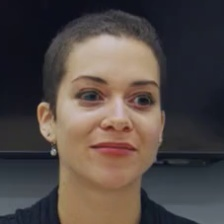
#> input picture backend/data/train_dataset_test/fake/fake_DeepFakeDetection_01_02__meeting_serious__YVGY8LOK_f00000.jpg, 224 x 224 px
$ python -i forensic_fallback.py   (imports and definitions only)   (older library calls are emulated)
#> lines starting #> are read from the running program, lines starting #| are printed output that depends on the picture; after the words box and inside, x2 and y2 are one past the last pixel; in counts of white or black regions, pixels touching at a corner belong together
#> further down, picture is the input picture: shape (224, 224, 3); mean B, G, R 68.7, 71.9, 81.2
### backend/app/core/config.py
import os
from functools import lru_cache
from pathlib import Path

from dotenv import load_dotenv

BACKEND_ROOT = Path(__file__).resolve().parents[2]
load_dotenv(BACKEND_ROOT / ".env")


class Settings:
    APP_NAME: str = os.getenv("APP_NAME", "DeepShield AI Pro")
    API_PREFIX: str = os.getenv("API_PREFIX", "/api")
    APP_VERSION: str = os.getenv("APP_VERSION", "1.0.0")
    APP_DESCRIPTION: str = os.getenv(
        "APP_DESCRIPTION",
        "Deepfake Detection Platform using EfficientNet-B0, Grad-CAM and Groq AI",
    )
    ENVIRONMENT: str = os.getenv("ENVIRONMENT", "development")

    MODEL_PATH: str = os.getenv(
        "MODEL_PATH",
        "models/efficientnet_deepfake_thisperson.keras"
    )
    IMAGE_MODEL_SIZE: int = int(os.getenv("IMAGE_MODEL_SIZE", "224"))
    FAKE_THRESHOLD: float = float(os.getenv("FAKE_THRESHOLD", "0.58"))
    REVIEW_MARGIN: float = float(os.getenv("REVIEW_MARGIN", "0.08"))
    SUSPICIOUS_FRAME_THRESHOLD: float = float(os.getenv("SUSPICIOUS_FRAME_THRESHOLD", "0.55"))
    FORENSIC_STRICT_THRESHOLD: float = float(os.getenv("FORENSIC_STRICT_THRESHOLD", "58"))
    REQUIRE_MODEL_IN_PRODUCTION: bool = os.getenv("REQUIRE_MODEL_IN_PRODUCTION", "true").lower() in {
        "1",
        "true",
        "yes",
        "on",
    }
    VIDEO_MODEL_PATH: str = os.getenv(
        "VIDEO_MODEL_PATH",
        "models/video_deepfake.keras"
    )
    TRAINING_HISTORY_PATH: str = os.getenv(
        "TRAINING_HISTORY_PATH",
        "training_logs/video_temporal/history.csv"
    )
    VIDEO_SEQUENCE_LENGTH: int = int(os.getenv("VIDEO_SEQUENCE_LENGTH", "4"))
    VIDEO_IMAGE_SIZE: int = int(os.getenv("VIDEO_IMAGE_SIZE", "128"))

    UPLOAD_DIR: str = os.getenv("UPLOAD_DIR", "storage/uploads")
    FRAME_DIR: str = os.getenv("FRAME_DIR", "storage/frames")
    FACE_DIR: str = os.getenv("FACE_DIR", "storage/faces")
    HEATMAP_DIR: str = os.getenv("HEATMAP_DIR", "storage/heatmaps")
    REPORT_DIR: str = os.getenv("REPORT_DIR", "storage/reports")
    DATABASE_URL: str = os.getenv("DATABASE_URL", "sqlite:///data/deepshield.db")

    CHATBOT_PROVIDER: str = os.getenv("CHATBOT_PROVIDER", "groq")
    OLLAMA_BASE_URL: str = os.getenv("OLLAMA_BASE_URL", "http://127.0.0.1:11434")
    OLLAMA_MODEL: str = os.getenv("OLLAMA_MODEL", "llama3.1:8b")
    GROQ_API_KEY: str = os.getenv("GROQ_API_KEY", "")
    GROQ_BASE_URL: str = os.getenv("GROQ_BASE_URL", "https://api.groq.com/openai/v1")
    GROQ_MODEL: str = os.getenv("GROQ_MODEL", "llama-3.1-8b-instant")
    GEMINI_API_KEY: str = os.getenv("GEMINI_API_KEY", "")
    GEMINI_BASE_URL: str = os.getenv("GEMINI_BASE_URL", "https://generativelanguage.googleapis.com/v1beta")
    GEMINI_MODEL: str = os.getenv("GEMINI_MODEL", "gemini-2.5-flash")

    CORS_ORIGINS: list[str] = [
        origin.strip()
        for origin in os.getenv(
            "CORS_ORIGINS",
            "http://localhost:5173,http://localhost:5174,http://localhost:5175,"
            "http://127.0.0.1:5173,http://127.0.0.1:5174,http://127.0.0.1:5175",
        ).split(",")
        if origin.strip()
    ]

    MAX_UPLOAD_SIZE: int = int(os.getenv("MAX_UPLOAD_SIZE", str(200 * 1024 * 1024)))

    @property
    def is_development(self) -> bool:
        return self.ENVIRONMENT.lower() == "development"

    # [10 lines left out: function ensure_storage_dirs, not called in this run]


@lru_cache
def get_settings() -> Settings:
    return Settings()


settings = get_settings()

### backend/app/ai/forensic_fallback.py
import cv2
import numpy as np

from app.ai.labels import probability_payload
from app.core.constants import PREDICTION_FAKE, PREDICTION_REAL
from app.utils.risk_utils import calculate_risk_level, calculate_risk_score


def _safe_gray(image: np.ndarray) -> np.ndarray:
    if image is None or image.size == 0:
        raise ValueError("Cannot analyze an empty image.")
    return cv2.cvtColor(image, cv2.COLOR_BGR2GRAY)
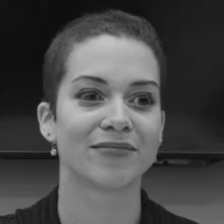
#> returned value: shape (224, 224); min 12, max 195, mean 74.3


def _artifact_score(image: np.ndarray) -> tuple[float, list[str]]:
    gray = _safe_gray(image)
    resized = cv2.resize(image, (224, 224))
    gray_resized = cv2.cvtColor(resized, cv2.COLOR_BGR2GRAY)

    blur_var = float(cv2.Laplacian(gray_resized, cv2.CV_64F).var())
#> blur_var = 52.73
    edges = cv2.Canny(gray_resized, 90, 180)
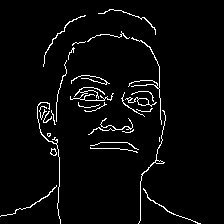
#> edges: shape (224, 224); 3.6% white in thin lines or dots, all inside (x1, y1, x2, y2) = (0, 9, 201, 224)
    edge_density = float(np.mean(edges > 0))
#> edge_density = 0.0358

    high_pass = cv2.absdiff(gray_resized, cv2.GaussianBlur(gray_resized, (0, 0), 2.0))
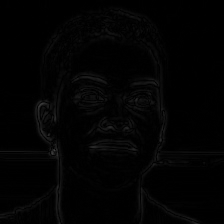
#> high_pass: shape (224, 224); min 0, max 65, mean 2.7
    noise_level = float(np.std(high_pass))
#> noise_level = 4.78

    ycrcb = cv2.cvtColor(resized, cv2.COLOR_BGR2YCrCb)
#> ycrcb: shape (224, 224, 3); mean of channels 0, 1, 2 74.3, 132.9, 124.8
    chroma_noise = float(np.mean(np.std(ycrcb[:, :, 1:], axis=(0, 1))))
#> chroma_noise = 10.15

    block = 8
    height, width = gray_resized.shape
#> height = 224; width = 224
    vertical_blocks = np.abs(np.diff(gray_resized[:, block:width:block], axis=1)).mean() if width > block else 0
#> vertical_blocks = 109.6
    horizontal_blocks = np.abs(np.diff(gray_resized[block:height:block, :], axis=0)).mean() if height > block else 0
#> horizontal_blocks = 87.52
    blocking = float((vertical_blocks + horizontal_blocks) / 2)
#> blocking = 98.56

    blur_signal = np.clip((120 - blur_var) / 120, 0, 1)
#> blur_signal = 0.561
    edge_signal = np.clip((edge_density - 0.08) / 0.18, 0, 1)
#> edge_signal = 0
    noise_signal = np.clip((noise_level - 7) / 24, 0, 1)
#> noise_signal = 0
    chroma_signal = np.clip((chroma_noise - 5) / 28, 0, 1)
#> chroma_signal = 0.184
    blocking_signal = np.clip((blocking - 2) / 18, 0, 1)
#> blocking_signal = 1

    fake_probability = float(
        0.18
        + 0.24 * blur_signal
        + 0.20 * edge_signal
        + 0.22 * noise_signal
        + 0.10 * chroma_signal
        + 0.06 * blocking_signal
    )
#> fake_probability = 0.393
    fake_probability = float(np.clip(fake_probability, 0.03, 0.97))

    signals = []
    if blur_signal > 0.45:
        signals.append("Low local sharpness around sampled face regions")
    if edge_signal > 0.45:
        signals.append("Dense edge transitions that may indicate compositing boundaries")
    if noise_signal > 0.45:
        signals.append("High-frequency residual noise inconsistent with natural capture")
    if chroma_signal > 0.45:
        signals.append("Color channel variance suggests possible synthetic texture")
    if blocking_signal > 0.45:
        signals.append("Compression block artifacts are elevated")

    if not signals:
        signals.append("No strong forensic artifact signal crossed the fallback threshold")

    return fake_probability, signals


def run_forensic_fallback(image_path: str) -> dict:
    image = cv2.imread(image_path)
    if image is None:
        raise ValueError(f"Could not read image for fallback analysis: {image_path}")

    fake_probability, signals = _artifact_score(image)
    prediction = PREDICTION_FAKE if fake_probability >= 0.5 else PREDICTION_REAL
    confidence = round((fake_probability if prediction == PREDICTION_FAKE else 1 - fake_probability) * 100, 2)

    return {
        "prediction": prediction,
        "confidence": confidence,
        "riskLevel": calculate_risk_level(confidence, prediction),
        "riskScore": calculate_risk_score(confidence, prediction),
        "modelUsed": False,
        "inferenceMode": "forensic_fallback",
        "signals": signals,
        **probability_payload(fake_probability),
    }

>>> import cv2
>>> picture = cv2.imread('../../data/train_dataset_test/fake/fake_DeepFakeDetection_01_02__meeting_serious__YVGY8LOK_f00000.jpg')
>>> result = _artifact_score(picture)

$ run again, on backend/data/train_dataset_test/fake/fake_DeepFakeDetection_01_02__meeting_serious__YVGY8LOK_f00596.jpg
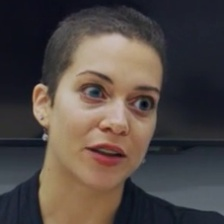
#> input picture backend/data/train_dataset_test/fake/fake_DeepFakeDetection_01_02__meeting_serious__YVGY8LOK_f00596.jpg, 224 x 224 px
#> picture is the input picture: shape (224, 224, 3); mean B, G, R 68.1, 71.6, 80.5
#> blur_var = 47.44
#> in _artifact_score, `edges = cv2.Canny(gray_resized, 90, 180)`:
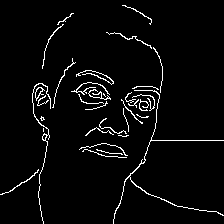
#> edges: shape (224, 224); 3.7% white in thin lines or dots
#> edge_density = 0.0373
#> in _artifact_score, `high_pass = cv2.absdiff(gray_resized, cv2.GaussianBlur(gray_resized, (..`:
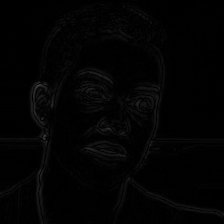
#> high_pass: shape (224, 224); min 0, max 66, mean 2.8
#> noise_level = 4.78
#> ycrcb: shape (224, 224, 3); mean of channels 0, 1, 2 73.9, 132.7, 124.7
#> chroma_noise = 10.23
#> vertical_blocks = 117.7
#> horizontal_blocks = 97.19
#> blocking = 107.4
#> blur_signal = 0.605
#> edge_signal = 0
#> chroma_signal = 0.187
#> blocking_signal = 1
#> fake_probability = 0.404

$ run again, on backend/data/train_dataset_test/fake/fake_DeepFakeDetection_01_02__meeting_serious__YVGY8LOK_f00894.jpg
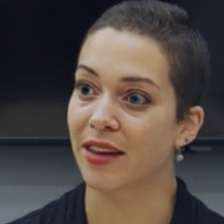
#> input picture backend/data/train_dataset_test/fake/fake_DeepFakeDetection_01_02__meeting_serious__YVGY8LOK_f00894.jpg, 224 x 224 px
#> picture is the input picture: shape (224, 224, 3); mean B, G, R 68.4, 72.6, 83.3
#> blur_var = 45.43
#> in _artifact_score, `edges = cv2.Canny(gray_resized, 90, 180)`:
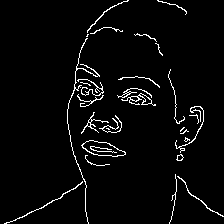
#> edges: shape (224, 224); 3.5% white in thin lines or dots
#> edge_density = 0.0355
#> in _artifact_score, `high_pass = cv2.absdiff(gray_resized, cv2.GaussianBlur(gray_resized, (..`:
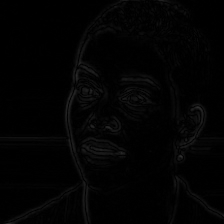
#> high_pass: shape (224, 224); min 0, max 48, mean 2.8
#> noise_level = 4.78
#> ycrcb: shape (224, 224, 3); mean of channels 0, 1, 2 75.3, 133.7, 124.1
#> chroma_noise = 10.25
#> vertical_blocks = 126
#> horizontal_blocks = 89.9
#> blocking = 107.9
#> blur_signal = 0.621
#> edge_signal = 0
#> chroma_signal = 0.188
#> blocking_signal = 1
#> fake_probability = 0.408
